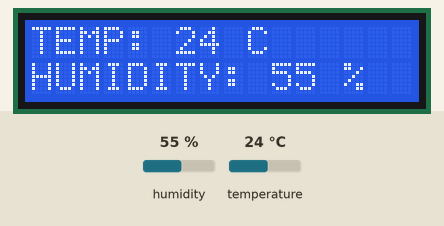
The sketch below on a simulated ESP8266 (NodeMCU). Shown: 16×2 character LCD. Inputs (shaded band) come from the test bench; at power-on: humidity 55 %, temperature 24 °C. WiFi joins after 1.5 s; servers stay silent unless stated; what the sketch prints to the serial monitor is not drawn.

Above: at 2.7 s.
2.8 s: humidity set to 22 %
At 7.3 s:
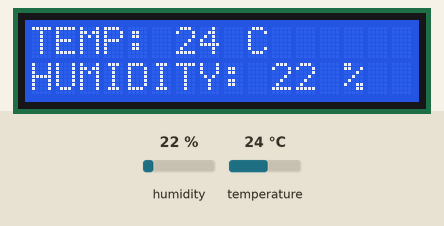
7.6 s: temperature set to 12 °C
At 10.7 s:
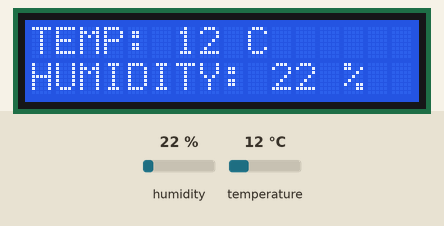
13.1 s: humidity set to 40 %
At 15.2 s:
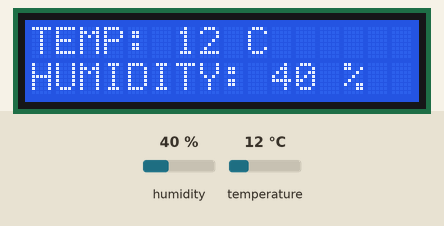
15.6 s: temperature set to 19 °C
At 18.6 s:
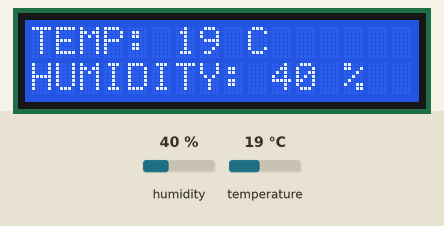
Timing chart, 0 to 20.1 s (numbered marks = the images above; inputs shaded):
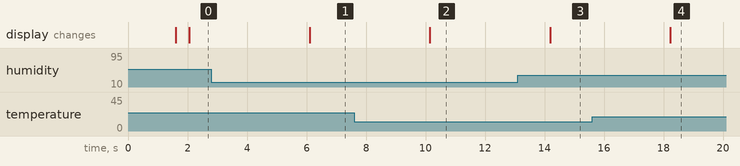

The sketch:

N2022_11_4.ino
```cpp
/*
ESP8266 With DHT11 & i2C 16x2 LCD Display

LCD config
  SDA pin - D2
  SCL pin - D1
  VCC Pin - 5v

Sensor Config
  Sensor Data pin - RX
  Sensor VCC - 3.3 volt pin

  If you use different pins change the config below.
*/
#include <ESP8266WiFi.h>
#include <WiFiClient.h>
#include <ESP8266WebServer.h>
#include <DHT.h> //This library you can add under Manage Library
#include <ESP8266mDNS.h>
#include <Wire.h>  // This library is already built-in
#include <LiquidCrystal_I2C.h> //Add this library in the Manage Library
LiquidCrystal_I2C lcd(0x3F, 16, 2);

#define DHTPIN 3         //define as DHTPIN the Pin 3 used to connect the Sensor
#define DHTTYPE DHT11    //define the sensor (DHT11)
DHT dht(DHTPIN, DHTTYPE);//create an instance of DHT
const char* host = "IP OF ESP/api"; //IP Address Of The ESP. Ex 192.168.0.xxx/api
const char* ssid     = "Lll";
const char* password = "12356789";

ESP8266WebServer server(80);
float humidity, temp_f;  // Values read from sensor
String webString="";
unsigned long previousMillis = 0;        // will store last temp was read
const long interval = 2000;              // interval at which to read sensor

void handle_root() {
  server.send(200, "text/plain", "Welcome, open /temp, /humidity or /api");
  delay(100);
}

void setup(void)
{
  lcd.init();   // initializing the LCD
  lcd.backlight();
  Serial.begin(115200);
  dht.begin(); // initialize temperature sensor
  // Connect to WiFi network
  WiFi.begin(ssid, password);
  Serial.print("\n\r \n\rWorking to connect");
  // Wait for connection
  while (WiFi.status() != WL_CONNECTED) {
    delay(500);
    Serial.print(".");
  }
  Serial.println("");
  Serial.println("DHT Weather Reading Server");
  Serial.print("Connected to ");
  Serial.println(ssid);
  Serial.print("IP address: ");
  Serial.println(WiFi.localIP());
  MDNS.begin(host);
  MDNS.addService("http", "tcp", 80);
  Serial.printf("Open http://%s.local in your browser\n", host);
  server.on("/", handle_root);

  server.on("/temp", [](){
    gettemperature();       // read sensor
    webString="Temperature: "+String((int)temp_f)+" Celsius";
    server.send(200, "text/plain", webString);
  });

  server.on("/humidity", [](){
    gettemperature();           // read sensor
    webString="Humidity: "+String((int)humidity)+"%";
    server.send(200, "text/plain", webString);
  });

 //Rest API for sensor data
  server.on("/api", [](){
    gettemperature();           // read sensor
    String json="{{{\"Temperature\"=:="+String((int)temp_f)+",\"Humidity\"=:="+String((int)humidity)+"}}}";
    Serial.println(json);
    server.send(200, "application/json", json);
  });

  server.begin();
  Serial.println("HTTP server started");
}

void loop(void)
{
  server.handleClient();
  gettemperature();
  lcd.setCursor(0, 0);
  String hs="HUMIDITY: "+String((int)humidity)+" % ";
  String ts="TEMP: "+String((int)temp_f)+" C ";
  lcd.setCursor(0, 0);
  lcd.print(ts);
  lcd.setCursor(0, 1);
  lcd.print(hs);

}

void gettemperature() {
  unsigned long currentMillis = millis();
 if(currentMillis - previousMillis >= interval) {
    previousMillis = currentMillis;
    humidity = dht.readHumidity();          // Read humidity (percent)
    temp_f = dht.readTemperature(false);     // Read temperature as Celsius
    if (isnan(humidity) || isnan(temp_f)) {
      humidity=0;
      temp_f=0;
      Serial.println("Failed to read from DHT sensor!");
      return;
    }
  }
}
```

Measured:
- after the input at 2.8 s, the display: changes after 3.3 s (image 1)
- after the input at 7.6 s, the display: changes after 2.5 s (image 2)
- after the input at 13.1 s, the display: changes after 1.1 s (image 3)
- after the input at 15.6 s, the display: changes after 2.6 s (image 4)
